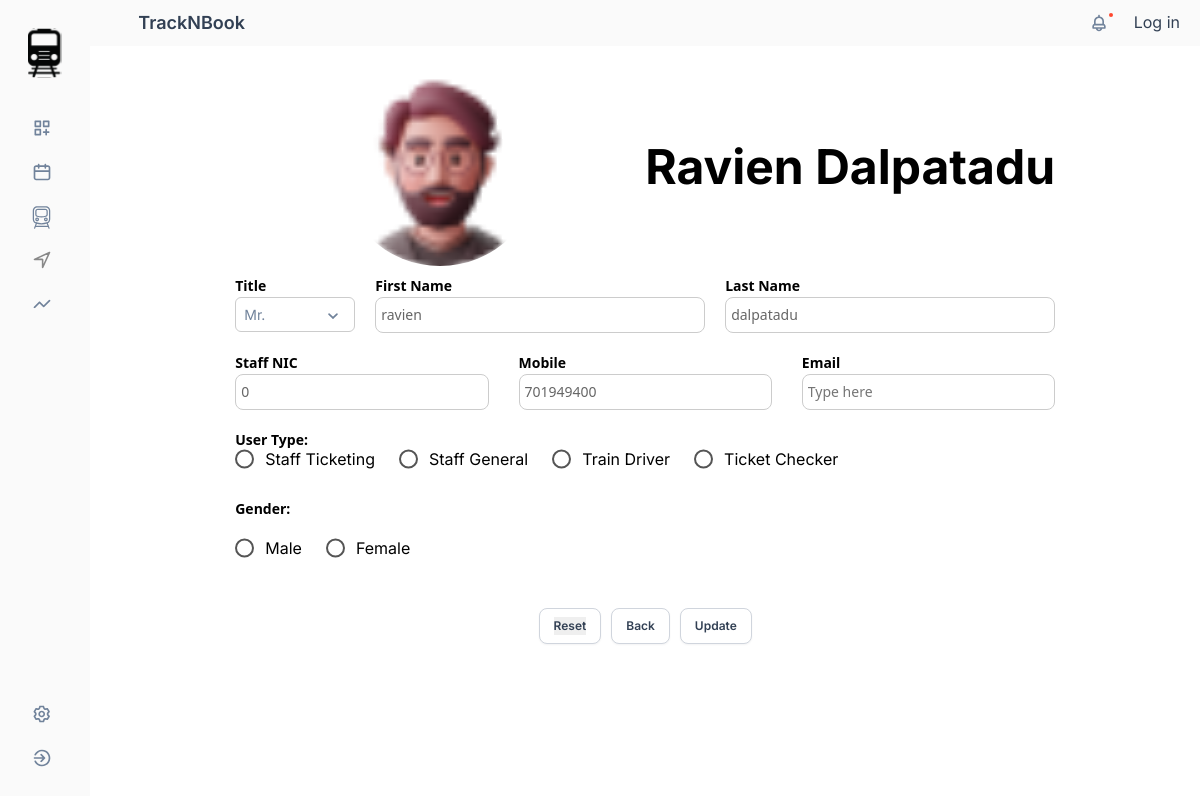
/public/admin/updateUser/1, run on the app's committed database.
### tables this page shows
CREATE TABLE `tbl_user` (
  `user_id` int(11) NOT NULL,
  `user_title` varchar(10) NOT NULL,
  `user_first_name` varchar(50) NOT NULL,
  `user_last_name` varchar(50) NOT NULL,
  `user_phone_number` int(13) NOT NULL,
  `user_type` varchar(20) NOT NULL,
  `user_gender` varchar(10) NOT NULL,
  `user_email` varchar(50) NOT NULL,
  `user_nic` bigint(20) NOT NULL
);

### private/controllers/Admin.php (called while the page is built, shortened)
<?php
class Admin extends Controller
{
    function updateUser($id = ''){
        $user = new Users();
        $data = array();
        $data['user'] = $user->whereOne('user_id',$id);
        $this->view('update.user.admin', $data);
    }
}

### private/core/app.php (called while the page is built, shortened)
<?php
class App
{
    protected $method = 'index';
    public function __construct()
    {
        $URL = $this->getURL();
        if (file_exists("../private/controllers/" . $URL[0] . ".php" )) {
            unset( $URL[0]);
        }
        $this->controller = new $this->controller();
        if (isset($URL[1]) && method_exists($this->controller, $URL[1]))
        {
            $this->method = ucfirst($URL[1]);
            unset( $URL[1]);
        }
        $URL = array_values($URL);
        $this->params = $URL;
        call_user_func_array(array($this->controller,$this->method), $this->params);
    }
    private function getURL()
    {
        $url = isset($_GET['url']) ? $_GET['url'] : "home";
        return explode("/",  filter_var(trim($url, "/"), FILTER_SANITIZE_URL));
    }
}
?>

### public/index.php (called while the page is built, shortened)
<?php
$app = new App;
?>

### private/core/database.php (called while the page is built)
<?php
class Database
{
    protected function connect()
    {
        $string = DBDRIVER . ":host=" . DBHOST . ";dbname=" . DBNAME;
        if (!$con = new PDO($string, DBUSER, DBPASS)) {
            die("database connection faild");
        }
        return $con;
    }
    public function query($query, $data = array(), $data_type = "object")
    {
        $con = $this->connect();
        $stm = $con->prepare($query);
        if ($stm) {
            $check = $stm->execute($data);
            if ($check) {
                if ($data_type == "object") {
                    $data = $stm->fetchAll(PDO::FETCH_OBJ);
                } else {
                    $data = $stm->fetchAll(PDO::FETCH_ASSOC);
                }
                if (is_array($data) && count($data) > 0) {
                    return $data;
                }
            }
        }
        return false;
    }
}

### private/core/model.php (called while the page is built, shortened)
<?php
class Model extends Database
{
    public function whereOne($column, $value)
    {
        $column = addslashes($column);
        $query = "select * from $this->table where $column = :value";
        $data = $this->query($query,[
            'value'=>$value
        ]);
        if (is_array($data)) {
            $data = $data[0];
        }
        return $data;
    }
}

### private/views/update.user.admin.view.php (the view, shortened to what this page needs)
<?php
if(!isset($data['errors'])){
    $data['errors'] = array();
}
?>
<body>
    <div class="column-left">
        <main>
            <div class="container">
                <div class="row">
                    <div class="col-8 center-col table profile">
                        <div class="row mb-10">
                            <div class="col-6">
                                <div class="profile-img d-flex flex-column align-items-center justify-content-center">
                                    <img src="<?= ASSETS ?>images/avatar1.png" alt="profile img">
                                </div>
                            </div>
                            <div class="col-6 d-flex align-items-center">
                                <div class="profile-name">
                                    <h2><?=ucfirst($data['user']->user_first_name) . " " . ucfirst($data['user']->user_last_name) ?></h2>
                                </div>
                            </div>
                        </div>
                        <form action="" method="post" class="profile">
                            <div class="row g-20 mb-20">
                                <div class="col-2">
                                    <div class="text-inputs">
                                        <div class="input-text-label">Title</div>
                                        <div class="width-fill">
                                        </div>
                                    </div>
                                </div>
                                <div class="col-5">
                                    <div class="text-inputs">
                                        <div class="input-text-label">First Name</div>
                                        <div class="input-field">
                                            <div class="text">
                                                <input type="text" class="type-here" placeholder="Type here" name="user_first_name" value="<?=$data['user']->user_first_name?>">
                                            </div>
                                        </div>
                                    </div>
                                </div>
                                <div class="col-5">
                                    <div class="text-inputs">
                                        <div class="input-text-label">Last Name</div>
                                        <div class="input-field">
                                            <div class="text">
                                                <input type="text" class="type-here" placeholder="Type here" name="user_last_name" value="<?=$data['user']->user_last_name?>">
                                            </div>
                                        </div>
                                    </div>
                                </div>
                            </div>
                            <div class="row g-30 mb-20">
                                <div class="col-4">
                                    <div class="text-inputs">
                                        <div class="input-text-label">Staff NIC</div>
                                        <div class="input-field">
                                            <div class="text">
                                                <input type="text" class="type-here" placeholder="Type here" name="user_nic" value="<?=$data['user']->user_nic?>">
                                            </div>
                                        </div>
                                    </div>
                                </div>
                                <div class="col-4">
                                    <div class="text-inputs">
                                        <div class="input-text-label">Mobile</div>
                                        <div class="input-field">
                                            <div class="text">
                                                <input type="text" class="type-here" placeholder="Type here" name="user_phone_number" value="<?=$data['user']->user_phone_number?>">
                                            </div>
                                        </div>
                                    </div>
                                </div>
                                <div class="col-4">
                                    <div class="text-inputs">
                                        <div class="input-text-label">Email</div>
                                        <div class="input-field">
                                            <div class="text">
                                                <input type="text" class="type-here" placeholder="Type here" name="user_email" value="<?=$data['user']->user_email?>">
                                            </div>
                                        </div>
                                    </div>
                                </div>
                            </div>
                            <div class="row">
                                <div class="col-4">
                                    <div class="text-inputs">
                                        <div class="input-text-label">User Type:</div>
                                    </div>
                                </div>
                                <div class="col-12 d-flex justify-content-start">
                                    <div class="radio-buttons-container">
                                        <div class="radio-button">
                                            <label for="radio1" class="radio-button__label <?php echo (array_key_exists('user_type', $data['errors'])) ? 'red' : ''; ?>">
                                                <span class="radio-button__custom"></span>
                                                Staff Ticketing
                                            </label>
                                        </div>
                                        <div class="radio-button">
                                            <label for="radio2" class="radio-button__label <?php echo (array_key_exists('user_type', $data['errors'])) ? 'red' : ''; ?>">
                                                <span class="radio-button__custom"></span>
                                                Staff General
                                            </label>
                                        </div>
                                        <div class="radio-button">
                                            <label for="radio3" class="radio-button__label <?php echo (array_key_exists('user_type', $data['errors'])) ? 'red' : ''; ?>">
                                                <span class="radio-button__custom"></span>
                                                Train Driver
                                            </label>
                                        </div>
                                        <div class="radio-button">
                                            <label for="radio4" class="radio-button__label <?php echo (array_key_exists('user_type', $data['errors'])) ? 'red' : ''; ?>">
                                                <span class="radio-button__custom"></span>
                                                Ticket Checker
                                            </label>
                                        </div>
                                    </div>
                                </div>
                            </div>
                            <br>
                            <div class="row">
                                <div class="col-4">
                                    <div class="text-inputs">
                                        <div class="input-text-label">Gender:</div>
                                    </div><br>
                                </div>
                                <div class="col-12 d-flex justify-content-start">
                                    <div class="radio-buttons-container">
                                        <div class="radio-button">
                                            <label for="radio5" class="radio-button__label <?php echo (array_key_exists('user_gender', $data['errors'])) ? 'red' : ''; ?>">
                                                <span class="radio-button__custom"></span>
                                                Male
                                            </label>
                                        </div>
                                        <div class="radio-button">
                                            <label for="radio6" class="radio-button__label <?php echo (array_key_exists('user_gender', $data['errors'])) ? 'red' : ''; ?>">
                                                <span class="radio-button__custom"></span>
                                                Female
                                            </label>
                                        </div>
                                    </div>
                                </div>
                            </div><br><br>
                            <div class="row">
                                <div class="col-12 d-flex justify-content-center g-10">
                                    <div class="button-base">
                                        <input class="text" type="reset" value="Reset" name="submit">
                                    </div>
                                    <div class="button-base">
                                        <a href="<?= ROOT ?>admin/getusers">Back</a>
                                    </div>
                                    <div class="button-base">
                                        <input class="text" type="submit" value="Update" name="update">
                                    </div>
                                </div>
                            </div>
                        </form>
                    </div>
                </div>
            </div>
        </main>
    </div>
</body>
</html>

### data on the page
tbl_user: user_first_name "Ravien", user_last_name "Dalpatadu", user_first_name "ravien", user_last_name "dalpatadu", user_nic "0", user_phone_number "701949400"
